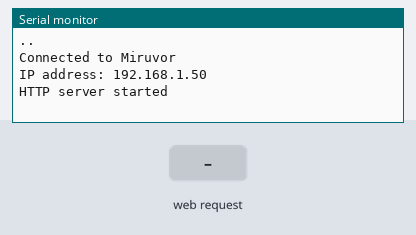
Simulated run of this sketch. Board: ESP8266 (Wemos D1 mini). On the bench: the last lines printed to the serial monitor. The test bench sets the inputs (shaded band). WiFi joins after 1.5 s; servers stay silent unless stated.

Above: at 3.2 s.
3.3 s: HTTP request GET / received
At 4.3 s:
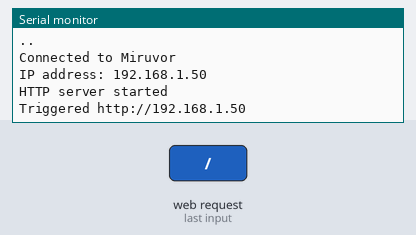
4.9 s: HTTP request GET /fire received
At 5.6 s:
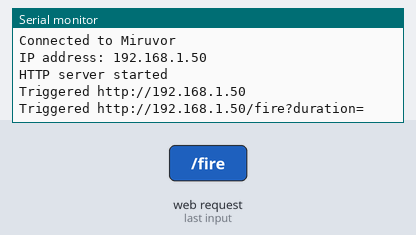

Measured:
- after the input at 3.3 s, the serial monitor: prints a new line after 0.10 s (image 1)
- after the input at 4.9 s, the serial monitor: prints a new line after 0.11 s (image 2)

The sketch:

RemoteTrigger.ino
```cpp
#include "WifiList.h"
ESP8266WebServer server(80); //Server on port 80
uint8_t macAddr[6];

#define TRIGGER D4
String WEMOS_IP;

void setup()
{
  Serial.begin(115200);
  pinMode(TRIGGER, OUTPUT);
  digitalWrite(TRIGGER, LOW);
    //Setup Wifi and Webserver`
  for(int i=0; i<WIFI_SIZE; i++)
  {
    if(wifiConnect(i)) //can connect to AP
    {
        //If connection successful show IP address in serial monitor
      Serial.println("");
      Serial.println("Connected to " + String(wifi_ssid[i]));
      Serial.print("IP address: ");
      WEMOS_IP = WiFi.localIP().toString();
      Serial.println(WEMOS_IP);  //IP address assigned to your ESP

      break;
    }
    //If connection not successful show SSID
    Serial.println("");
    Serial.print("Failed to connect to ");
    Serial.println(wifi_ssid[i]);
  }

  server.on("/", handleRoot);
  server.on("/fire", handleFire);
  server.begin();
  Serial.println("HTTP server started");

}

void loop()
{
  yield();
  server.handleClient();
  delay(200);
}


void handleRoot()
{
  Serial.println("Triggered http://" + WEMOS_IP);
  digitalWrite(TRIGGER, LOW);
  server.send(200, "text/html", "<HTML><HEAD><meta name='viewport' content='width=device-width, initial-scale=1'/> <BASE href='http://"+WEMOS_IP+"' target='outframe'/>RemoteTrigger</HEAD><BODY> \
  <FORM action='/fire?' target='outframe'> \
    <INPUT Type='SUBMIT' value='--FIRE--'/>  \
    Duration <INPUT type='number' name='duration' min='10' max='3000' maxlength='8' size='5' /> \
  </FORM> \
  <iframe id='outframe' name='outframe' title='Output result' width='300' height='55'/></iframe> \
  </BODY></HTML>");
}

void handleFire()
{
  Serial.println("Triggered http://" +WEMOS_IP + "/fire?duration="+server.arg(0));
  int duration = 500; //ms by default
  String temp;
  if(server.args()>0)
  {
    temp = server.arg(0);
    if(isDigit(temp.charAt(0)))
      duration  = temp.toInt();
    if(duration < 10)
      duration = 500;
  }
  digitalWrite(TRIGGER, HIGH);
  delay(duration);
  digitalWrite(TRIGGER, LOW);
  server.send(200, "text/plain", "Remote Trigger fired "+micros());
}


//=== WIFI functions ==============================================================
boolean wifiConnect(int wifiAP)
{
    //WIFI code
  WiFi.mode(WIFI_STA); //WiFi mode station (connect to wifi router only
  WiFi.begin(wifi_ssid[wifiAP], wifi_pwd[wifiAP]);     //Connect to your WiFi router

  // Wait for connection
  int pos=0;
  while (WiFi.status() != WL_CONNECTED && pos < WIFI_MAX_RETRY)
  {
    delay(WIFI_CONN_INT);
    Serial.print(".");
    pos++;
  }
  return (WiFi.status() == WL_CONNECTED);
}
```

WifiList.h
```cpp
#include <ESP8266WiFi.h>
#include <WiFiClient.h>
#include <ESP8266WebServer.h>

//SSID and Password of your WiFi router
#define WIFI_SIZE 4
#define WIFI_MAX_RETRY 6
#define WIFI_CONN_INT 1000 //ms interval before reconnect to WIFI AP
IPAddress AP_IP(10,1,1,100);
IPAddress AP_GW(10,1,1,1);
IPAddress AP_SUBNET(255,255,255,0);

const char wifi_ssid[WIFI_SIZE][20] =
{
  "Miruvor",
  "Minhas Capital",
  "The Prototyping Lab",
  "FSworkshop"
};

const char wifi_pwd[WIFI_SIZE][20] =
{
   "91229334",
   "Lunch@12",
   "OMG188969",
   "12345678"
};

//=== If no WIFI AP found, setup Wemos as an AP =============================================
/* Set these to your desired credentials. */
/* You can remove the password parameter if you want the AP to be open. */
String AP_SSID = "";
const char *AP_PWD ="12345678";
```
